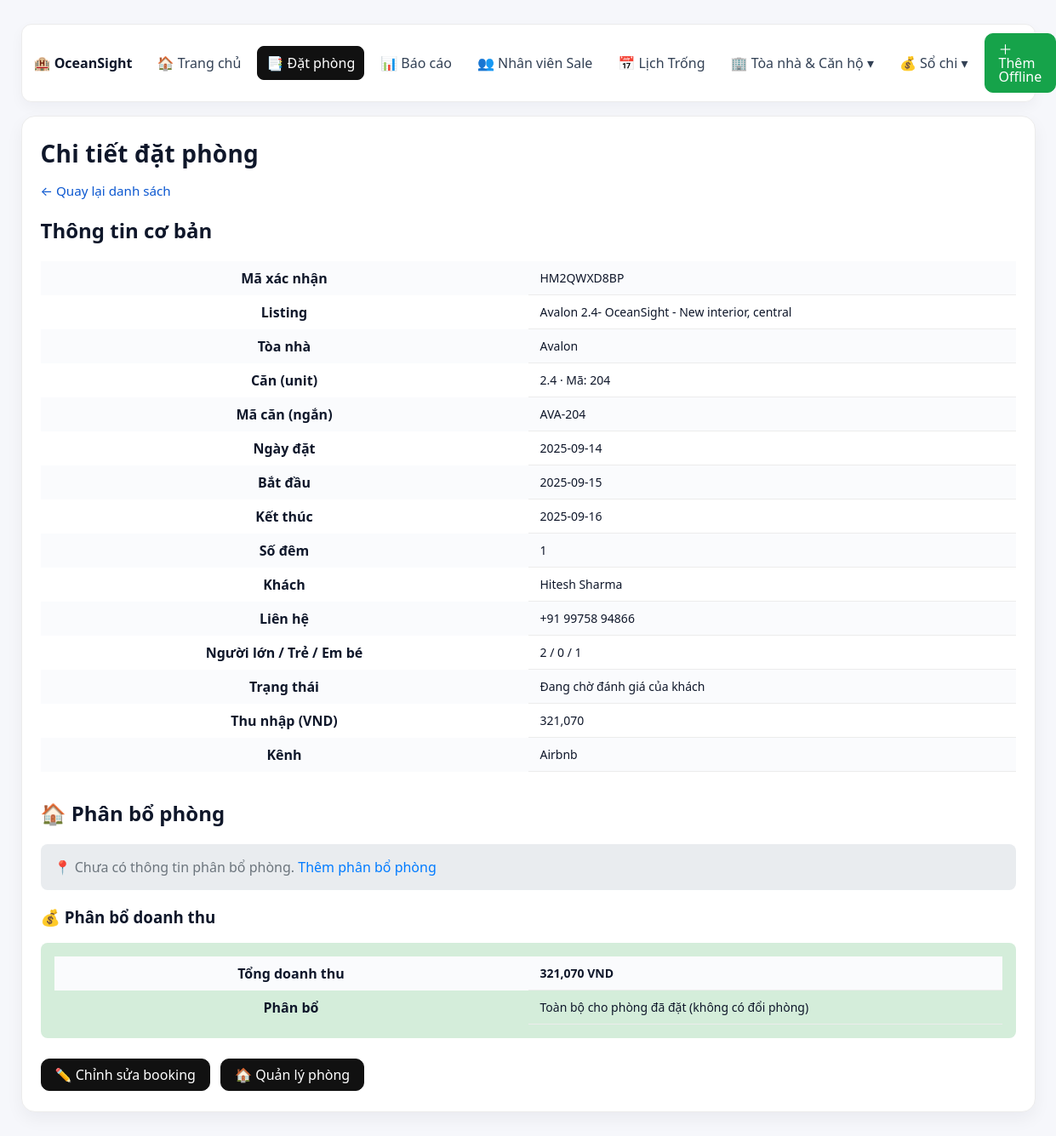
Screenshot of /bookings/940 with the database file from the repository.
### models.py (models this page shows)
class Booking(SQLModel, table=True):
    id: Optional[int] = Field(default=None, primary_key=True)
    confirmation_code: Optional[str] = None
    property_id: Optional[int] = Field(default=None, foreign_key="property.id")
    channel_id: Optional[int] = Field(default=None, foreign_key="channel.id")
    start_date: Optional[date] = None
    end_date: Optional[date] = None
    num_nights: Optional[int] = None
    num_adults: Optional[int] = None
    num_children: Optional[int] = None
    num_infants: Optional[int] = None
    booking_date: Optional[date] = None
    status: Optional[str] = None
    total_payout_vnd: Optional[int] = None
    guest_name: Optional[str] = None
    guest_contact: Optional[str] = None
    listing_raw: Optional[str] = None
    salesperson_id: Optional[int] = Field(default=None, foreign_key="salesperson.id")
    notes: Optional[str] = None

class Property(SQLModel, table=True):
    id: Optional[int] = Field(default=None, primary_key=True)
    building_id: Optional[int] = Field(default=None, foreign_key="building.id")
    building_name: Optional[str] = None
    building_code: Optional[str] = None
    property_name: str
    airbnb_name: Optional[str] = None
    unit_number: Optional[str] = None
    unit_short: Optional[str] = None
    property_short: Optional[str] = None
    address: Optional[str] = None
    description: Optional[str] = None
    base_price: Optional[float] = None
    latitude: Optional[float] = Field(default=None)
    longitude: Optional[float] = Field(default=None)

class Channel(SQLModel, table=True):
    id: Optional[int] = Field(default=None, primary_key=True)
    channel_name: str

### main.py (the view)
@app.get("/bookings/{booking_id}", response_class=HTMLResponse)
async def get_booking_detail(request: Request, booking_id: int):
    with get_session_context() as session:
        booking_service = BookingService(session)
        booking_result = booking_service.get_booking_detail(booking_id)
        if not booking_result["success"]:
            return templates.TemplateResponse("upload.html", {
                "request": request,
                "msg": booking_result["message"],
                "success": False
            })
        booking = booking_result["data"]
        prop = session.get(Property, booking.property_id) if booking.property_id else None
        chan = session.get(Channel, booking.channel_id) if booking.channel_id else None
        booking_vm = {
            "id": booking.id, # Thêm ID để có thể dùng trong template nếu cần
            "confirmation_code": booking.confirmation_code,
            "listing_raw": booking.listing_raw,
            "building_name": prop.building_name if prop else None,
            "unit_number": prop.unit_number if prop else None,
            "unit_short": prop.unit_short if prop else None,
            "property_short": prop.property_short if prop else None,
            "booking_date": booking.booking_date,
            "start_date": booking.start_date,
            "end_date": booking.end_date,
            "num_nights": booking.num_nights,
            "guest_name": booking.guest_name,
            "guest_contact": booking.guest_contact,
            "num_adults": booking.num_adults,
            "num_children": booking.num_children,
            "num_infants": booking.num_infants,
            "status": booking.status,
            "total_payout_vnd": booking.total_payout_vnd,
            "channel_name": chan.channel_name if chan else "N/A",
        }
        room_assignment_result = booking_service.get_booking_room_assignment(booking_id)
        room_assignment = room_assignment_result["data"] if room_assignment_result["success"] else None
        revenue_result = booking_service.calculate_room_revenue_attribution(booking_id)
        revenue_attribution = revenue_result["data"] if revenue_result["success"] else None
        return templates.TemplateResponse("booking_detail.html", {
            "request": request,
            "b": booking_vm,
            "room_assignment": room_assignment,
            "revenue_attribution": revenue_attribution
        })

### templates/booking_detail.html
{% extends "layout.html" %}
{% block content %}
<h1>Chi tiết đặt phòng</h1>
<p class="muted"><a href="/bookings">← Quay lại danh sách</a></p>
<h2>Thông tin cơ bản</h2>
<table>
  <tr><th>Mã xác nhận</th><td>{{ b.confirmation_code }}</td></tr>
  <tr><th>Listing</th><td>{{ b.listing_raw }}</td></tr>
  <tr><th>Tòa nhà</th><td>{{ b.building_name or '—' }}</td></tr>
  <tr><th>Căn (unit)</th><td>{{ b.unit_number or '—' }} · Mã: {{ b.unit_short or '—' }}</td></tr>
  <tr><th>Mã căn (ngắn)</th><td>{{ b.property_short or '—' }}</td></tr>
  <tr><th>Ngày đặt</th><td>{{ b.booking_date }}</td></tr>
  <tr><th>Bắt đầu</th><td>{{ b.start_date }}</td></tr>
  <tr><th>Kết thúc</th><td>{{ b.end_date }}</td></tr>
  <tr><th>Số đêm</th><td>{{ b.num_nights }}</td></tr>
  <tr><th>Khách</th><td>{{ b.guest_name }}</td></tr>
  <tr><th>Liên hệ</th><td>{{ b.guest_contact }}</td></tr>
  <tr><th>Người lớn / Trẻ / Em bé</th><td>{{ b.num_adults or 0 }} / {{ b.num_children or 0 }} / {{ b.num_infants or 0 }}</td></tr>
  <tr><th>Trạng thái</th><td>{{ b.status }}</td></tr>
  <tr><th>Thu nhập (VND)</th><td>{{ "{:,}".format(b.total_payout_vnd or 0) }}</td></tr>
  <tr><th>Kênh</th><td>{{ b.channel_name }}</td></tr>
</table>
<h2 style="margin-top: 32px;">🏠 Phân bổ phòng</h2>
{% if room_assignment %}
  <div style="background: #f8f9fa; padding: 16px; border-radius: 8px; margin-bottom: 16px;">
    <table style="margin: 0;">
      <tr><th>Phòng đã đặt</th><td><strong>{{ room_assignment.booked_room or '—' }}</strong></td></tr>
      <tr><th>Phòng thực tế</th><td><strong>{{ room_assignment.actual_room or '—' }}</strong></td></tr>
      {% if room_assignment.booked_room and room_assignment.actual_room and room_assignment.booked_room != room_assignment.actual_room %}
        <tr style="background: #fff3cd;">
          <th>⚠️ Đổi phòng</th>
          <td><strong>{{ room_assignment.booked_room }} → {{ room_assignment.actual_room }}</strong></td>
        </tr>
        <tr><th>Phân bổ doanh thu</th><td>
          {% if room_assignment.revenue_attribution == "booked_room" %}
            📍 Phòng đã đặt ({{ room_assignment.booked_room }})
          {% elif room_assignment.revenue_attribution == "actual_room" %}
            🏠 Phòng thực tế ({{ room_assignment.actual_room }})
          {% elif room_assignment.revenue_attribution == "split" %}
            ⚖️ Chia đôi
          {% else %}
            🏠 Phòng thực tế (mặc định)
          {% endif %}
        </td></tr>
        <tr><th>Lý do đổi</th><td>{{ room_assignment.change_reason or '—' }}</td></tr>
        <tr><th>Ngày đổi</th><td>{{ room_assignment.changed_date or '—' }}</td></tr>
        <tr><th>Người đổi</th><td>{{ room_assignment.changed_by or '—' }}</td></tr>
      {% endif %}
      {% if room_assignment.notes %}
        <tr><th>Ghi chú</th><td>{{ room_assignment.notes }}</td></tr>
      {% endif %}
    </table>
  </div>
{% else %}
  <div style="background: #e9ecef; padding: 16px; border-radius: 8px; margin-bottom: 16px;">
    <p style="margin: 0; color: #6c757d;">
      📍 Chưa có thông tin phân bổ phòng.
      <a href="/bookings/{{ b.id }}/room-assignment" style="color: #007bff;">Thêm phân bổ phòng</a>
    </p>
  </div>
{% endif %}
{% if revenue_attribution %}
  <h3>💰 Phân bổ doanh thu</h3>
  <div style="background: #d4edda; padding: 16px; border-radius: 8px; margin-bottom: 16px;">
    <table style="margin: 0;">
      <tr><th>Tổng doanh thu</th><td><strong>{{ "{:,}".format(revenue_attribution.total_revenue) }} VND</strong></td></tr>
      {% if revenue_attribution.room_change %}
        <tr><th>Phòng {{ revenue_attribution.booked_room }}</th><td>{{ "{:,}".format(revenue_attribution.booked_room_revenue) }} VND</td></tr>
        <tr><th>Phòng {{ revenue_attribution.actual_room }}</th><td>{{ "{:,}".format(revenue_attribution.actual_room_revenue) }} VND</td></tr>
        <tr><th>Phương pháp</th><td>{{ revenue_attribution.attribution_method }}</td></tr>
      {% else %}
        <tr><th>Phân bổ</th><td>Toàn bộ cho phòng đã đặt (không có đổi phòng)</td></tr>
      {% endif %}
    </table>
  </div>
{% endif %}
<div style="margin-top: 24px;">
  <a href="/bookings/{{ b.id }}/edit" class="btn">✏️ Chỉnh sửa booking</a>
  <a href="/bookings/{{ b.id }}/room-assignment" class="btn" style="margin-left: 8px;">🏠 Quản lý phòng</a>
</div>
{% endblock %}

### templates/layout.html (style rules this page uses)
:root { --bg:#f6f7fb; --card:#fff; --muted:#667085; --line:#ececec; --fg:#0f172a; --ok:#16a34a; --warn:#f59e0b; --cancel:#9ca3af; --blue:#0b57d0; --blue-600:#2563eb; --green-600:#16a34a; }
* { box-sizing:border-box }
html,body { height:100% }
body { font-family: ui-sans-serif, system-ui, -apple-system, Segoe UI, Roboto, Helvetica, Arial, sans-serif; margin:0; background:var(--bg); color:var(--fg); }
h1 { margin:0 0 14px; font-size:28px; letter-spacing:.2px; }
.muted { color:var(--muted); font-size:.95rem; }
a { color:var(--blue); text-decoration:none }
.btn { display:inline-flex; align-items:center; gap:6px; padding:10px 16px; border-radius:10px; border:1px solid #111; background:#111; color:#fff; cursor:pointer; text-decoration:none; line-height:1; }
table { width:100%; border-collapse:separate; border-spacing:0; table-layout:fixed; }
tbody td { padding:10px 14px; border-bottom:1px solid var(--line); vertical-align:top; font-size:14px; }
tbody tr:nth-child(odd) { background:#fafbfd }

### rows the page displays
Booking: confirmation_code "HM2QWXD8BP", listing_raw "Avalon 2.4- OceanSight - New interior, central", booking_date "2025-09-14", start_date "2025-09-15", end_date "2025-09-16", guest_name "Hitesh Sharma", guest_contact "+91 99758 94866", status "Đang chờ đánh giá của khách", total_payout_vnd "321,070", total_revenue "321,070"
Property: building_name "Avalon", unit_number "2.4", unit_short "204", property_short "AVA-204"
Channel: channel_name "Airbnb"

### other values shown
{{ b.num_nights }} "1"
{{ b.num_adults or 0 }} "2"
{{ b.num_children or 0 }} "0"
{{ b.num_infants or 0 }} "1"
